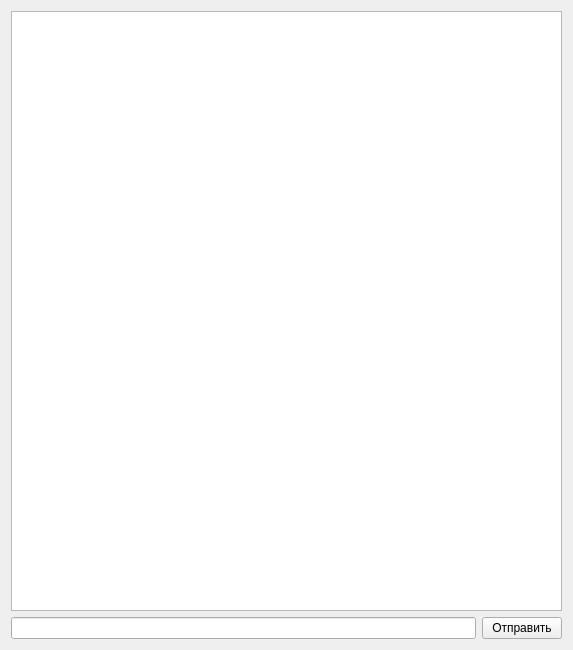
<?xml version="1.0" encoding="UTF-8"?>
<ui version="4.0">
 <class>TerminalFrame</class>
 <widget class="QFrame" name="TerminalFrame">
  <property name="geometry">
   <rect>
    <x>0</x>
    <y>0</y>
    <width>573</width>
    <height>650</height>
   </rect>
  </property>
  <property name="windowTitle">
   <string>Frame</string>
  </property>
  <layout class="QVBoxLayout" name="verticalLayout_2">
   <item>
    <layout class="QVBoxLayout" name="verticalLayout">
     <item>
      <widget class="QTextEdit" name="textEdit"/>
     </item>
    </layout>
   </item>
   <item>
    <layout class="QHBoxLayout" name="horizontalLayout">
     <item>
      <widget class="QLineEdit" name="lineEdit"/>
     </item>
     <item>
      <widget class="QPushButton" name="pushButton">
       <property name="text">
        <string>Отправить</string>
       </property>
      </widget>
     </item>
    </layout>
   </item>
  </layout>
 </widget>
 <resources/>
 <connections/>
</ui>
